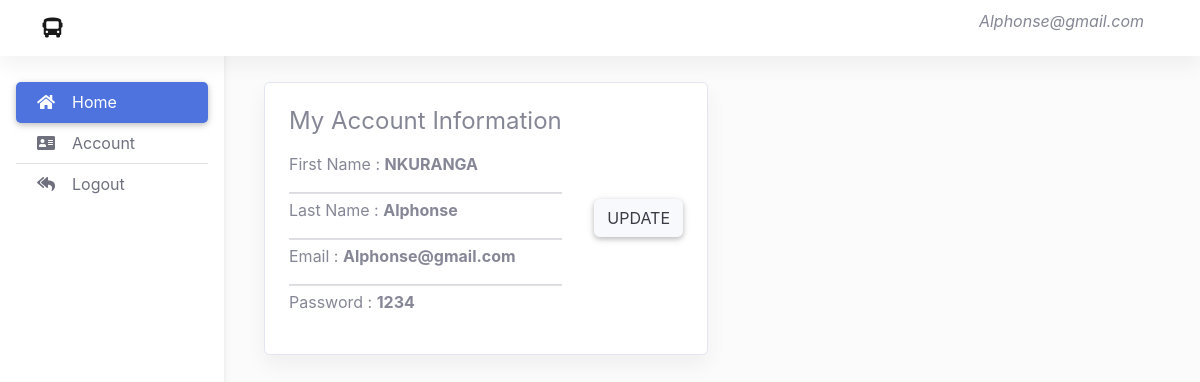
Screenshot of /Driver/Driver_Dashboard/My_Account.php (signed in) with the database file from the repository.
### tables this page shows
CREATE TABLE `driver` (
  `id` int(11) NOT NULL,
  `Fname` varchar(40) NOT NULL,
  `Lname` varchar(40) NOT NULL,
  `Email` varchar(60) NOT NULL,
  `password` varchar(20) NOT NULL
);

### Driver/Driver_Dashboard/My_Account.php (the view, shortened to what this page needs)
<?php require 'config/header.php'; ?>
  <main style="margin-top: 58px">
    <div class="container pt-4">
       <section>
        <div class="row">
          <div class="col-xl-6 col-md-12 mb-4">
            <div class="card">
              <div class="card-body">
                <div class="d-flex justify-content-between p-md-1">
                  <div class="d-flex flex-row">
                 <?php
                include_once 'conn.php';
                 $user= $_SESSION['driver'];
                 $sql = 'SELECT * FROM driver WHERE Email=:user';
                 $stmt = $connection->prepare($sql);
                 $stmt->execute([':user' => $user]);
                 while($row=$stmt->fetch(PDO::FETCH_ASSOC))
                     {
                        $fname = $row['Fname'];
                        $lname = $row['Lname'];
                        $email = $row['Email'];
                        $pass = $row['password'];
                        ?>
                    <div>
                      <h4 class="mb-3">My Account Information </h4>
                      <p class="mb-3">First Name :  <strong><?php echo $fname; ?></strong></p>
                      <hr class="my-1">
                      <p class="mb-3">Last Name :  <strong><?php echo $lname; ?></strong></p>
                      <hr class="my-1">
                      <p class="mb-3">Email :  <strong><?php echo $email; ?></strong></p>
                      <hr class="my-1">
                      <p class="mb-3">Password  : <strong><?php echo $pass; ?></strong></p>
                    </div>
                  </div>
                  <div class="align-self-center">
                    <form method="post">
              <input name="submit" type="submit"class="btn btn-light" value="update"></form>
                  </div>
                </div>
              </div>
            </div>
          </div>
        </div>
        <?php }?>
      </section>
    </div>
  </main>
</body>
</html>

### Driver/Driver_Dashboard/css/admin.css (style rules this page uses)
body { background-color: #fbfbfb; }
@media (min-width: 991.98px) { main { padding-left: 240px; } }

### rows the page displays
driver: Fname "NKURANGA", Lname "Alphonse", Email "Alphonse@gmail.com", password "1234"

### other values shown
$_SESSION['driver'] "Alphonse@gmail.com"
